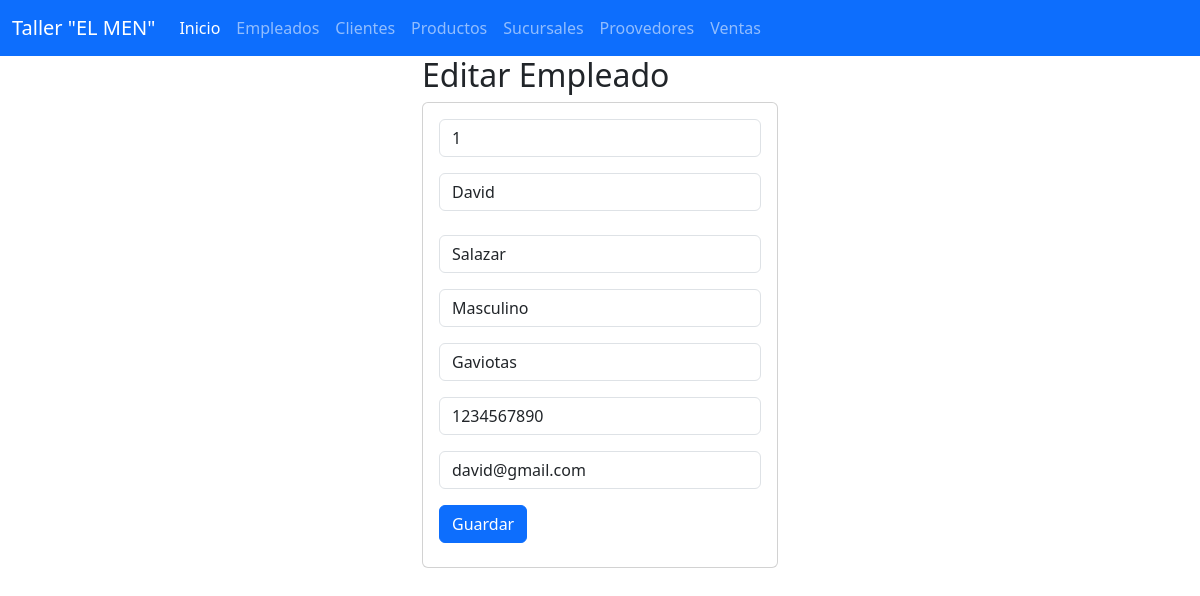
Page /seleccionarEmpleados/1 on the committed database.
### Empleados_app/models.py (models this page shows, shortened)
class Empleados(models.Model):
    Id_Empleado =  models.IntegerField(primary_key=True)
    nombre = models.CharField(max_length=50)
    apellidos = models.CharField(max_length=50)
    sexo =  models.CharField(max_length=10)
    direccion  = models.CharField(max_length=100)
    celular  = models.IntegerField()
    email  = models.EmailField(max_length=50)
    class Meta:
        db_table =  "Empleados"
        verbose_name = "Empleado"
        verbose_name_plural = "Empleados"

### Empleados_app/views.py (the view)
# urls.py: path("seleccionarEmpleados/<Id_Empleado>",views.seleccionarEmpleados,name="seleccionarEmpleados"),
def seleccionarEmpleados( request, Id_Empleado):
    empleados = Empleados.objects.get(Id_Empleado=Id_Empleado)
    return render(request, 'editarEmpleados.html', {'empleados': empleados})

### Empleados_app/templates/editarEmpleados.html
{% extends "base.html" %}
{% block cuerpo %}
<div class="row">
    <div class="col-md-4 offset-md-4">
        <h2>Editar Empleado</h2>
        <div class="card">
            <div class="card-body">
                <form action="/editarEmpleados/" method="POST"> {% csrf_token %}
                    <div class="form-group">
                        <input type="text" id="txtid" name="txtid" class="form-control"
                        value="{{empleados.Id_Empleado}}" minlength="1" maxlength="6" readonly required>
                    </div>
                    <div class="form-group py-3">
                        <input type="text" id="txtnombre" name="txtnombre" class="form-control"
                        value="{{empleados.nombre}}" maxlength="100" required>
                    </div>
                    <div class="form-group py-2">
                        <input type="text" id="txtapellidos" name="txtapellidos" class="form-control"
                        min="1" max="9" value="{{empleados.apellidos}}" required>
                    </div>
                    <div class="form-group py-2">
                        <input type="text" id="txtsexo" name="txtsexo" class="form-control"
                        min="1" max="9" value="{{empleados.sexo}}" required>
                    </div>
                    <div class="form-group py-2">
                        <input type="text" id="txtsireccion" name="txtsireccion" class="form-control"
                        min="1" max="9" value="{{empleados.direccion}}" required>
                    </div>
                    <div class="form-group py-2">
                        <input type="text" id="txtcelular" name="txtcelular" class="form-control"
                        min="1" max="9" value="{{empleados.celular}}" required>
                    </div>
                    <div class="form-group py-2">
                        <input type="text" id="email" name="email" class="form-control"
                        min="1" max="9" value="{{empleados.email}}" required>
                    </div>
                    <div class="form-group py-2">
                        <button type="submit" class="btn btn-primary">Guardar</button>
                    </div>
                </form>
            </div>
        </div>
    </div>
</div>
{% endblock %}

### rows in the picture
Empleados: txtid "1", txtnombre "David", txtapellidos "Salazar", txtsexo "Masculino", txtsireccion "Gaviotas", txtcelular "1234567890", email "david@gmail.com"
